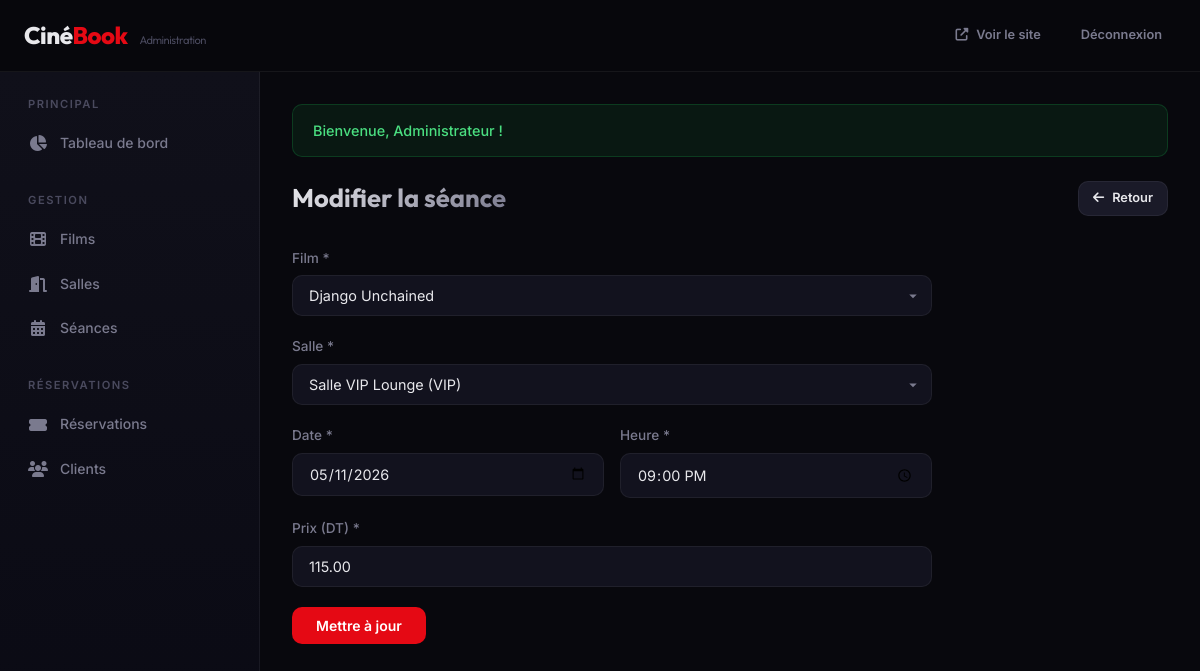
The page /index.php?page=admin-screenings&action=edit&id=40 (signed in) on the database its author committed.
### tables this page shows
CREATE TABLE IF NOT EXISTS screenings (
    id INT AUTO_INCREMENT PRIMARY KEY,
    movie_id INT NOT NULL,
    hall_id INT NOT NULL,
    show_date DATE NOT NULL,
    show_time TIME NOT NULL,
    price DECIMAL(8, 2) NOT NULL DEFAULT 50.00,
    is_active TINYINT(1) DEFAULT 1,
    created_at DATETIME DEFAULT CURRENT_TIMESTAMP,
    FOREIGN KEY (movie_id) REFERENCES movies(id) ON DELETE CASCADE,
    FOREIGN KEY (hall_id) REFERENCES halls(id) ON DELETE CASCADE
);

CREATE TABLE IF NOT EXISTS movies (
    id INT AUTO_INCREMENT PRIMARY KEY,
    title VARCHAR(200) NOT NULL,
    description TEXT,
    poster VARCHAR(500) DEFAULT NULL,
    trailer_url VARCHAR(500) DEFAULT NULL,
    duration_min INT NOT NULL DEFAULT 90,
    genre VARCHAR(100) NOT NULL,
    release_date DATE DEFAULT NULL,
    rating VARCHAR(10) DEFAULT 'TP',
    is_active TINYINT(1) DEFAULT 1,
    created_at DATETIME DEFAULT CURRENT_TIMESTAMP,
    updated_at DATETIME DEFAULT CURRENT_TIMESTAMP ON UPDATE CURRENT_TIMESTAMP
);

CREATE TABLE IF NOT EXISTS halls (
    id INT AUTO_INCREMENT PRIMARY KEY,
    name VARCHAR(100) NOT NULL,
    rows_count INT NOT NULL DEFAULT 8,
    cols_count INT NOT NULL DEFAULT 12,
    hall_type ENUM('Standard', 'IMAX', 'VIP') DEFAULT 'Standard',
    is_active TINYINT(1) DEFAULT 1,
    created_at DATETIME DEFAULT CURRENT_TIMESTAMP
);

### models/Movie.php (called while the page is built, shortened)
<?php
class Movie
{
    private PDO $db;
    public function __construct()
    {
        $this->db = getDB();
    }
    public function getAll(string $search = '', int $page = 1, int $perPage = ITEMS_PER_PAGE): array
    {
        $offset = ($page - 1) * $perPage;
        $where = "WHERE 1=1";
        $params = [];
        $countStmt = $this->db->prepare("SELECT COUNT(*) FROM movies {$where}");
        $countStmt->execute($params);
        $total = (int)$countStmt->fetchColumn();
        $stmt = $this->db->prepare(
            "SELECT * FROM movies {$where} ORDER BY created_at DESC LIMIT {$perPage} OFFSET {$offset}"
        );
        $stmt->execute($params);
        return [
            'data'       => $stmt->fetchAll(),
            'total'      => $total,
            'page'       => $page,
            'perPage'    => $perPage,
            'totalPages' => (int)ceil($total / $perPage),
        ];
    }
}

### config/database.php (called while the page is built, shortened)
<?php
function getDB(): PDO
{
    static $pdo = null;
    if ($pdo === null) {
        $dsn = "mysql:host=" . DB_HOST . ";dbname=" . DB_NAME . ";charset=" . DB_CHARSET;
        $options = [
            PDO::ATTR_ERRMODE            => PDO::ERRMODE_EXCEPTION,
            PDO::ATTR_DEFAULT_FETCH_MODE => PDO::FETCH_ASSOC,
            PDO::ATTR_EMULATE_PREPARES   => false,
        ];
        try {
            $pdo = new PDO($dsn, DB_USER, DB_PASS, $options);
        } catch (PDOException $e) {
            die("Erreur de connexion à la base de données : " . $e->getMessage());
        }
    }
    return $pdo;
}

### models/Screening.php (called while the page is built, shortened)
<?php
class Screening
{
    private PDO $db;
    public function __construct()
    {
        $this->db = getDB();
    }
    public function findById(int $id): ?array
    {
        $stmt = $this->db->prepare(
            "SELECT s.*, m.title as movie_title, m.poster as movie_poster, m.duration_min,
                    m.genre as movie_genre, m.rating as movie_rating,
                    h.name as hall_name, h.hall_type, h.rows_count, h.cols_count
             FROM screenings s
             INNER JOIN movies m ON s.movie_id = m.id
             INNER JOIN halls h ON s.hall_id = h.id
             WHERE s.id = ?"
        );
        $stmt->execute([$id]);
        $screening = $stmt->fetch();
        return $screening ?: null;
    }
}

### helpers/validation.php (called while the page is built, shortened)
<?php
function e(?string $value): string
{
    return htmlspecialchars($value ?? '', ENT_QUOTES, 'UTF-8');
}

### models/Hall.php (called while the page is built, shortened)
<?php
class Hall
{
    private PDO $db;
    public function __construct()
    {
        $this->db = getDB();
    }
    public function getActive(): array
    {
        $stmt = $this->db->query("SELECT * FROM halls WHERE is_active = 1 ORDER BY name ASC");
        return $stmt->fetchAll();
    }
}

### views/admin/screenings/edit.php (the view, shortened to what this page needs)
<?php require_once __DIR__ . '/../../layouts/admin_header.php'; ?>
<div class="admin-page-header">
    <h1>Modifier la séance</h1>
    <a href="<?= BASE_URL ?>/index.php?page=admin-screenings" class="btn btn-secondary btn-sm"><i class="fas fa-arrow-left"></i> Retour</a>
</div>
<form method="POST" class="admin-form">
    <div class="form-group">
        <label class="form-label" for="movie_id">Film *</label>
        <select id="movie_id" name="movie_id" class="form-control" required>
            <?php foreach ($allMovies as $m): ?>
                <option value="<?= $m['id'] ?>" <?= $screening['movie_id'] == $m['id'] ? 'selected' : '' ?>><?= e($m['title']) ?></option>
            <?php endforeach; ?>
        </select>
    </div>
    <div class="form-group">
        <label class="form-label" for="hall_id">Salle *</label>
        <select id="hall_id" name="hall_id" class="form-control" required>
            <?php foreach ($allHalls as $h): ?>
                <option value="<?= $h['id'] ?>" <?= $screening['hall_id'] == $h['id'] ? 'selected' : '' ?>><?= e($h['name']) ?> (<?= $h['hall_type'] ?>)</option>
            <?php endforeach; ?>
        </select>
    </div>
    <div class="form-row">
        <div class="form-group">
            <label class="form-label" for="show_date">Date *</label>
            <input type="date" id="show_date" name="show_date" class="form-control" value="<?= e($screening['show_date']) ?>" required>
        </div>
        <div class="form-group">
            <label class="form-label" for="show_time">Heure *</label>
            <input type="time" id="show_time" name="show_time" class="form-control" value="<?= e(substr($screening['show_time'], 0, 5)) ?>" required>
        </div>
    </div>
    <div class="form-group">
        <label class="form-label" for="price">Prix (DT) *</label>
        <input type="number" id="price" name="price" class="form-control" value="<?= $screening['price'] ?>" min="1" step="0.01" required>
    </div>
    <button type="submit" class="btn btn-primary">Mettre à jour</button>
</form>
<?php require_once __DIR__ . '/../../layouts/admin_footer.php'; ?>

### assets/css/style.css (style rules this page uses)
:root { --bg-primary: #08080d; --bg-secondary: #10101a; --bg-card: #14141f; --bg-elevated: #1a1a28; --bg-input: #12121e; --accent: #e50914; --accent-hover: #ff1a26; --accent-gold: #f5c518; --accent-blue: #3b82f6; --text-primary: #e8e8ec; --text-secondary: #7a7a8e; --text-muted: #4a4a5e; --border: rgba(255,255,255,0.06); --border-hover: rgba(255,255,255,0.12); --radius: 10px; --radius-lg: 16px; --shadow: 0 4px 24px rgba(0,0,0,0.4); --shadow-lg: 0 8px 40px rgba(0,0,0,0.6); --transition: 0.25s cubic-bezier(0.4,0,0.2,1); --font-body: 'Inter', -apple-system, sans-serif; --font-display: 'Outfit', 'Inter', sans-serif; --max-width: 1280px; --header-height: 72px; }
*, *::before, *::after { box-sizing: border-box; margin: 0; padding: 0; }
html { scroll-behavior: smooth; -webkit-font-smoothing: antialiased; }
body { font-family: var(--font-body); background: var(--bg-primary); color: var(--text-primary); line-height: 1.6; min-height: 100vh; }
a { color: inherit; text-decoration: none; }
button, input, select, textarea { font-family: inherit; font-size: inherit; }
h1, h2, h3, h4 { font-family: var(--font-display); font-weight: 700; line-height: 1.2; }
h1 { font-size: 2.5rem; }
.btn { display: inline-flex; align-items: center; justify-content: center; gap: 8px; padding: 10px 24px; border-radius: var(--radius); font-weight: 600; font-size: 0.875rem; border: none; cursor: pointer; transition: all var(--transition); text-decoration: none; white-space: nowrap; }
.btn-primary { background: var(--accent); color: #fff; }
.btn-secondary { background: var(--bg-elevated); color: var(--text-primary); border: 1px solid var(--border); }
.btn-sm { padding: 6px 14px; font-size: 0.8rem; }
.form-group { margin-bottom: 20px; }
.form-label { display: block; margin-bottom: 6px; font-size: 0.85rem; font-weight: 500; color: var(--text-secondary); }
.form-control { width: 100%; padding: 11px 16px; background: var(--bg-input); border: 1px solid var(--border); border-radius: var(--radius); color: var(--text-primary); transition: border-color var(--transition); font-size: 0.9rem; }
.form-control::placeholder { color: var(--text-muted); }
select.form-control { appearance: none; background-repeat: no-repeat; background-position: right 12px center; padding-right: 36px; }

### assets/css/admin.css (style rules this page uses)
.admin-page-header { display: flex; align-items: center; justify-content: space-between; margin-bottom: 32px; }
.admin-page-header h1 { font-size: 1.6rem; font-weight: 700; background: linear-gradient(135deg, var(--text-primary) 0%, var(--text-secondary) 100%); -webkit-background-clip: text; -webkit-text-fill-color: transparent; background-clip: text; }
.admin-form { max-width: 640px; }
.admin-form .form-row { display: grid; grid-template-columns: 1fr 1fr; gap: 16px; }

### rows shown on the page
screenings: movie_id "Django Unchained", hall_id "Salle VIP Lounge (VIP)", show_date "05/11/2026", show_time "21:00", price "115.00"

### other values the page prints
$flashSuccess "Bienvenue, Administrateur !"
